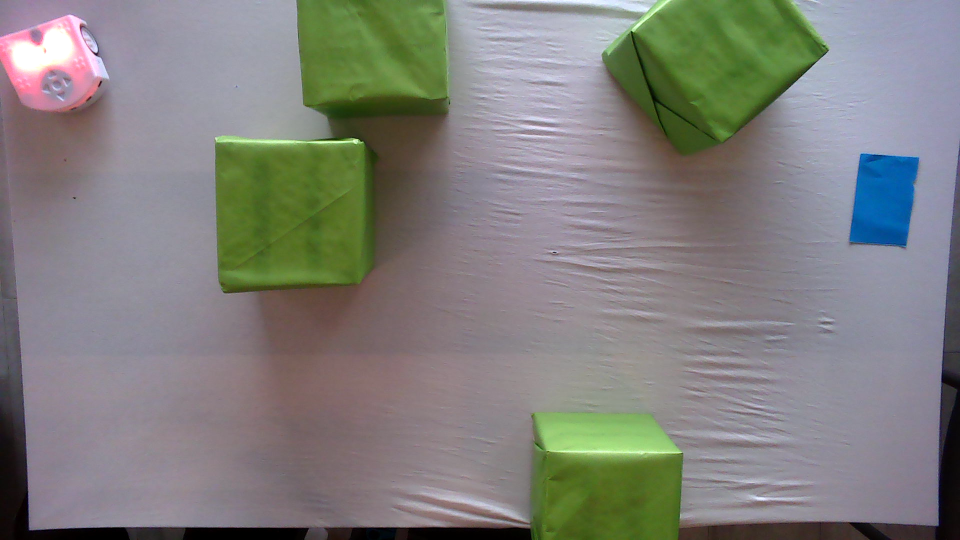
#> input picture src/Image2.png, 1920 x 1080 px (shown at 1/2 size)
$ python -i Edge_detection.py   (imports and definitions only)
#> lines starting #> are read from the running program, lines starting #| are printed output that depends on the picture
# edge detection in an image basic of the basic
# import the necessary packages
import numpy as np
import argparse
import cv2
import matplotlib.pyplot as plt
# construct the argument parse and parse the arguments


def apply_edge_detection(image, method):
    # load the image and convert it to grayscale
    image = cv2.imread(args["image"])
    gray = cv2.cvtColor(image, cv2.COLOR_BGR2GRAY)
    # show the original image
    cv2.imshow("Original", image)
    # apply edge detection
    edged = cv2.Canny(gray, 10, 250)
    # show the output edge detection image
    cv2.imshow("Edge without blur", edged)
    cv2.waitKey(0)
    cv2.destroyAllWindows()
    return edged


def apply_edge_detection_with_blur(image,):
    # load the image and convert it to grayscale
    image = cv2.imread(args["image"])
    gray = cv2.cvtColor(image, cv2.COLOR_BGR2GRAY)
    # show the original image
    cv2.imshow("Original", image)
    # apply edge detection
    if method == 'blur':
        blurred = cv2.GaussianBlur(gray, (5, 5), 0)
        edged = cv2.Canny(blurred, 30, 150)
    elif method == 'median':
        blurred = cv2.medianBlur(gray, 5)
        edged = cv2.Canny(blurred, 30, 150)
    elif method == 'bilateral':
        blurred = cv2.bilateralFilter(gray, 9, 75, 75)
        edged = cv2.Canny(blurred, 30, 150)
    else:
        print('Method not supported')


    cv2.imshow("Edge with blur", edged)
    cv2.waitKey(0)
    cv2.destroyAllWindows()
    return edged


# [7 lines not run here, left out]


>>> import cv2
>>> picture = cv2.imread('Image2.png', cv2.IMREAD_GRAYSCALE)
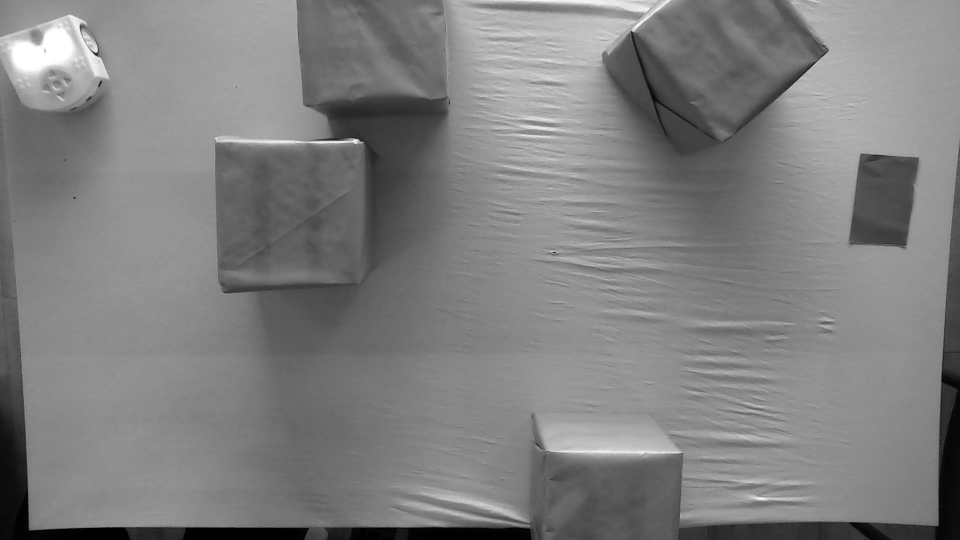
#> picture: shape (1080, 1920) (shown at 1/2 size); min 0, max 255, mean 127.2
#> (the run stopped early here; a loop or call above may not have finished)

$ run again, on src/sample_image.png
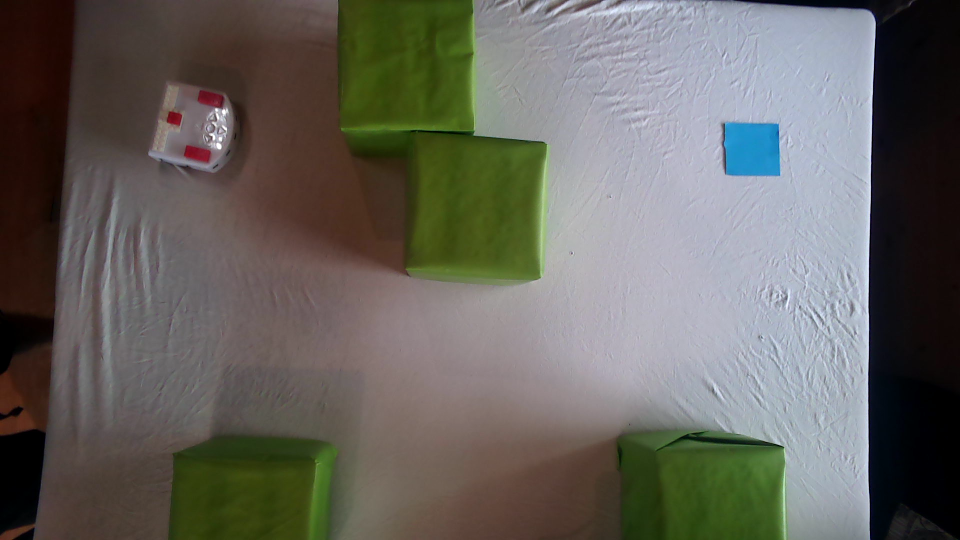
#> input picture src/sample_image.png, 1920 x 1080 px (shown at 1/2 size)
#> `picture = cv2.imread('Image2.png', cv2.IMREAD_GRAYSCALE)`:
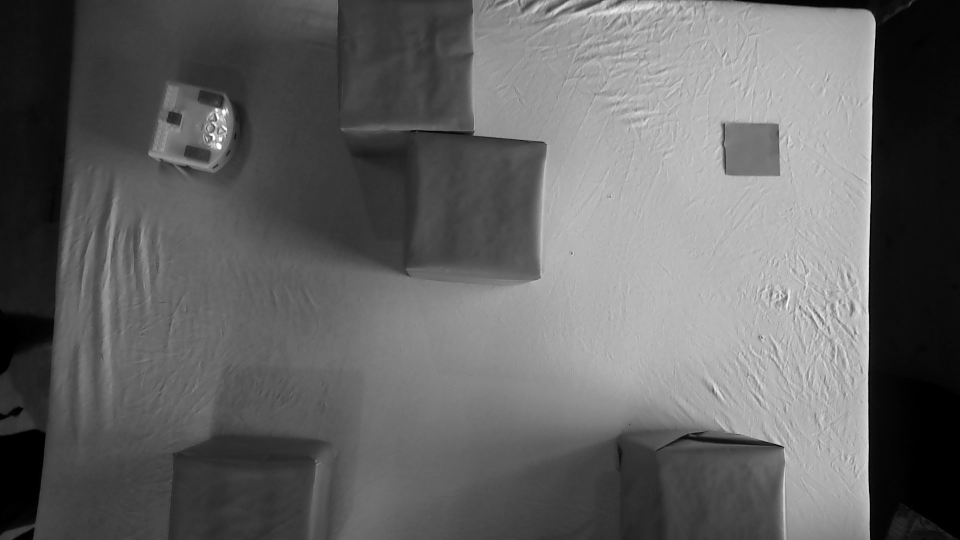
#> picture: shape (1080, 1920) (shown at 1/2 size); min 0, max 255, mean 99.1
